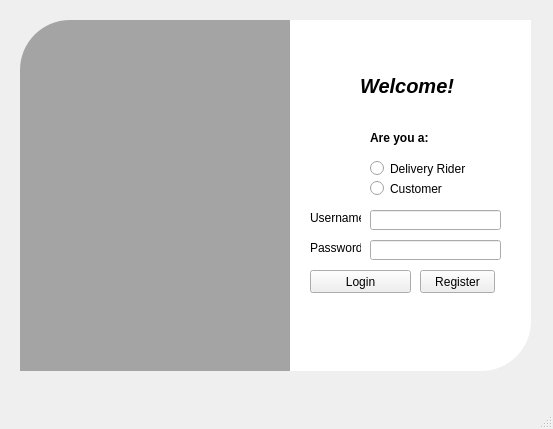
<?xml version="1.0" encoding="UTF-8"?>
<ui version="4.0">
 <class>MainWindow</class>
 <widget class="QMainWindow" name="MainWindow">
  <property name="geometry">
   <rect>
    <x>0</x>
    <y>0</y>
    <width>553</width>
    <height>429</height>
   </rect>
  </property>
  <property name="windowTitle">
   <string>MainWindow</string>
  </property>
  <widget class="QWidget" name="centralwidget">
   <widget class="QWidget" name="widget" native="true">
    <property name="geometry">
     <rect>
      <x>20</x>
      <y>20</y>
      <width>271</width>
      <height>351</height>
     </rect>
    </property>
    <property name="styleSheet">
     <string notr="true">border-image: url(:/Images/foodiesfeed.com_cheeseburger.jpg);
border-top-left-radius: 50px ;</string>
    </property>
    <widget class="QWidget" name="widget_2" native="true">
     <property name="geometry">
      <rect>
       <x>0</x>
       <y>0</y>
       <width>271</width>
       <height>351</height>
      </rect>
     </property>
     <property name="styleSheet">
      <string notr="true">background-color:rgba(0,0,0,80);
border-top-left-radius: 50px ;</string>
     </property>
    </widget>
   </widget>
   <widget class="QLabel" name="label">
    <property name="geometry">
     <rect>
      <x>290</x>
      <y>20</y>
      <width>241</width>
      <height>351</height>
     </rect>
    </property>
    <property name="styleSheet">
     <string notr="true">background-color:rgba(255,255,255,255);
border-bottom-right-radius: 50px ;</string>
    </property>
    <property name="text">
     <string/>
    </property>
   </widget>
   <widget class="QLabel" name="label_2">
    <property name="geometry">
     <rect>
      <x>360</x>
      <y>60</y>
      <width>121</width>
      <height>51</height>
     </rect>
    </property>
    <property name="font">
     <font>
      <pointsize>15</pointsize>
      <weight>75</weight>
      <italic>true</italic>
      <bold>true</bold>
     </font>
    </property>
    <property name="text">
     <string>Welcome!</string>
    </property>
   </widget>
   <widget class="QLabel" name="label_3">
    <property name="geometry">
     <rect>
      <x>370</x>
      <y>130</y>
      <width>91</width>
      <height>16</height>
     </rect>
    </property>
    <property name="font">
     <font>
      <pointsize>9</pointsize>
      <weight>75</weight>
      <bold>true</bold>
     </font>
    </property>
    <property name="text">
     <string>Are you a:</string>
    </property>
   </widget>
   <widget class="QRadioButton" name="deliveryriderradioButton">
    <property name="geometry">
     <rect>
      <x>370</x>
      <y>160</y>
      <width>101</width>
      <height>17</height>
     </rect>
    </property>
    <property name="text">
     <string>Delivery Rider</string>
    </property>
   </widget>
   <widget class="QRadioButton" name="customerradioButton">
    <property name="geometry">
     <rect>
      <x>370</x>
      <y>180</y>
      <width>82</width>
      <height>17</height>
     </rect>
    </property>
    <property name="text">
     <string>Customer</string>
    </property>
   </widget>
   <widget class="QLabel" name="label_4">
    <property name="geometry">
     <rect>
      <x>310</x>
      <y>210</y>
      <width>51</width>
      <height>16</height>
     </rect>
    </property>
    <property name="text">
     <string>Username:</string>
    </property>
   </widget>
   <widget class="QLineEdit" name="usernamelineEdit">
    <property name="geometry">
     <rect>
      <x>370</x>
      <y>210</y>
      <width>131</width>
      <height>20</height>
     </rect>
    </property>
   </widget>
   <widget class="QLabel" name="label_5">
    <property name="geometry">
     <rect>
      <x>310</x>
      <y>240</y>
      <width>51</width>
      <height>16</height>
     </rect>
    </property>
    <property name="text">
     <string>Password:</string>
    </property>
   </widget>
   <widget class="QLineEdit" name="passwordlineEdit">
    <property name="geometry">
     <rect>
      <x>370</x>
      <y>240</y>
      <width>131</width>
      <height>20</height>
     </rect>
    </property>
   </widget>
   <widget class="QPushButton" name="registerpushButton">
    <property name="geometry">
     <rect>
      <x>420</x>
      <y>270</y>
      <width>75</width>
      <height>23</height>
     </rect>
    </property>
    <property name="text">
     <string>Register</string>
    </property>
   </widget>
   <widget class="QPushButton" name="loginpushButton">
    <property name="geometry">
     <rect>
      <x>310</x>
      <y>270</y>
      <width>101</width>
      <height>23</height>
     </rect>
    </property>
    <property name="text">
     <string>Login</string>
    </property>
   </widget>
  </widget>
  <widget class="QMenuBar" name="menubar">
   <property name="geometry">
    <rect>
     <x>0</x>
     <y>0</y>
     <width>553</width>
     <height>21</height>
    </rect>
   </property>
  </widget>
  <widget class="QStatusBar" name="statusbar"/>
 </widget>
 <resources>
  <include location="res.qrc"/>
 </resources>
 <connections/>
</ui>
